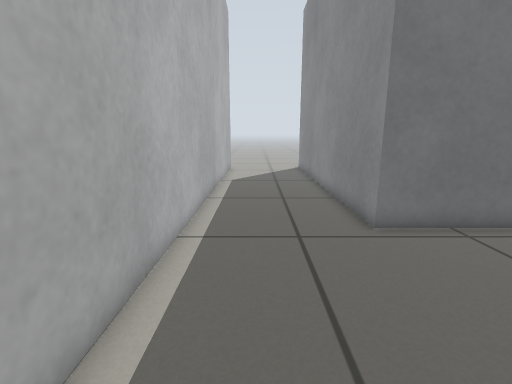
View 1 (above)

18 first-person views from a walk through a Gazebo world. The camera is 0.6 m above the floor, tilts 12° down and sees 85° across. The floor is counted in squares, 0.2 m on a side. Each view is taken from the middle of a square. On the plan, view 1 faces up. The plan holds only what a view shows up to about 20 squares ahead; the rest is blank.

View 2
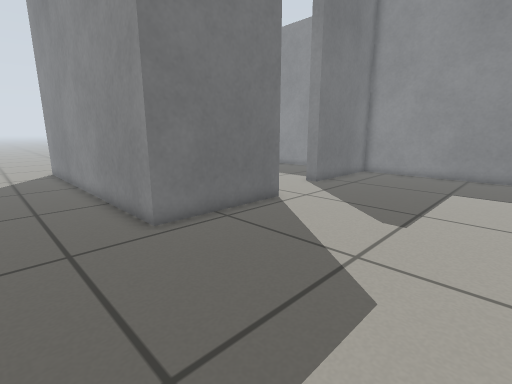

View 3
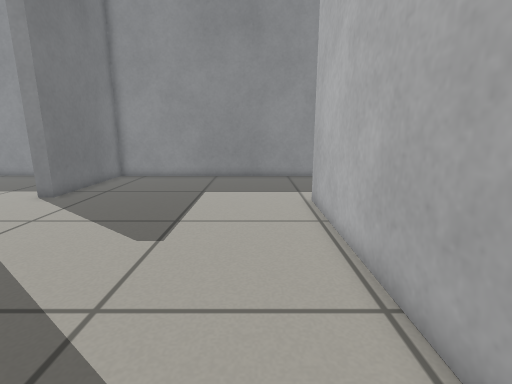

View 4
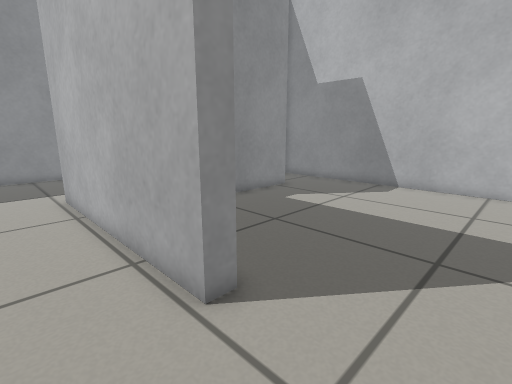

View 5
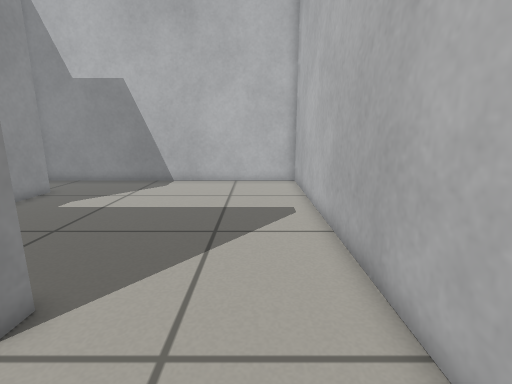

View 6
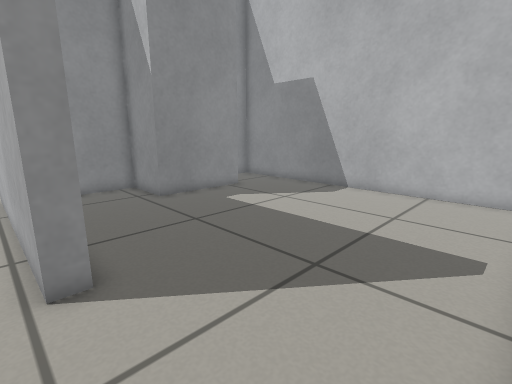

View 7
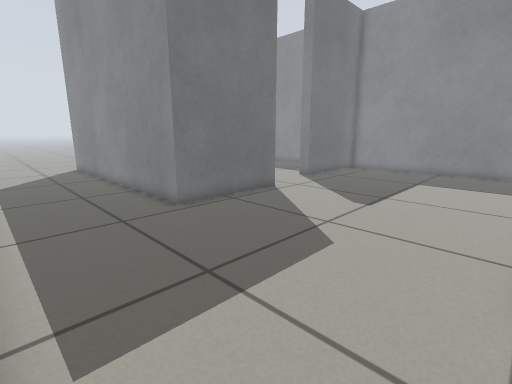

View 8
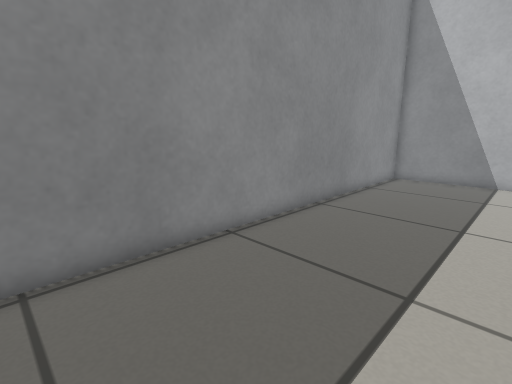

View 9
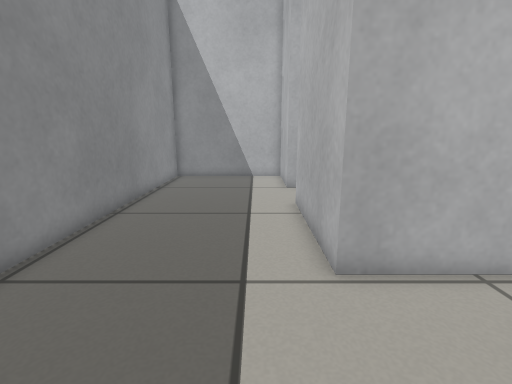

View 10
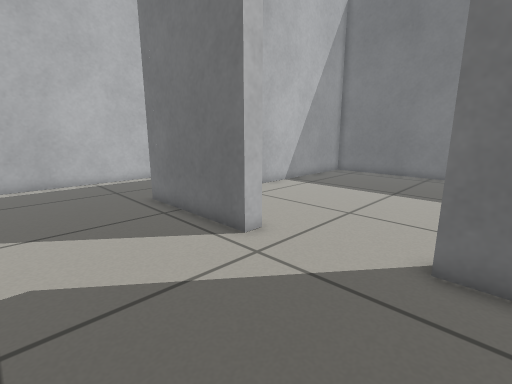

View 11
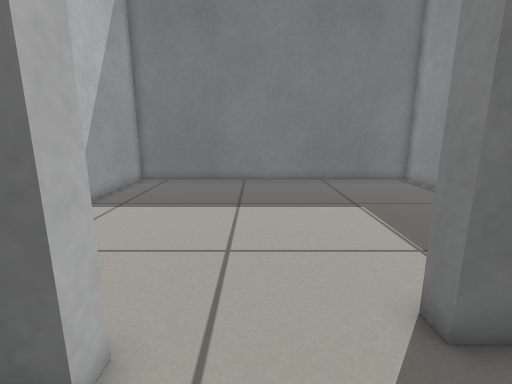

View 12
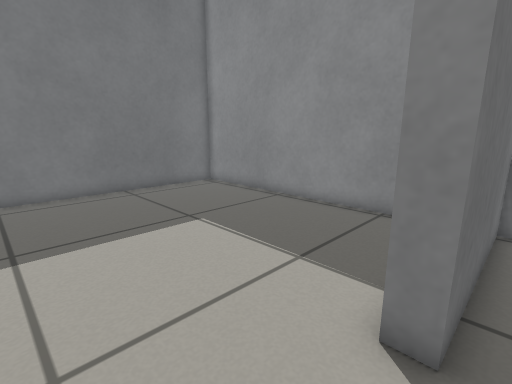

View 13
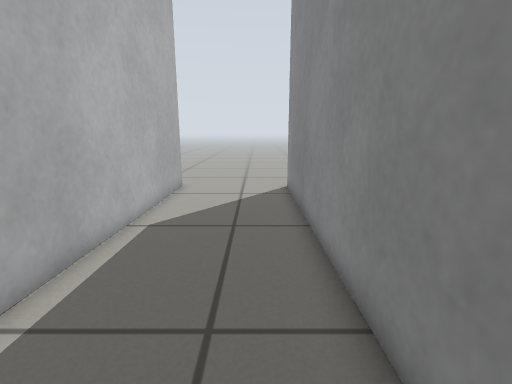

View 14
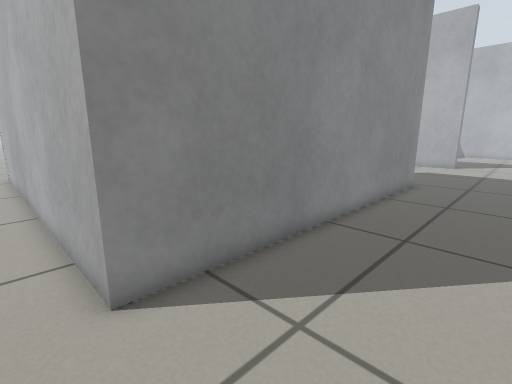

View 15
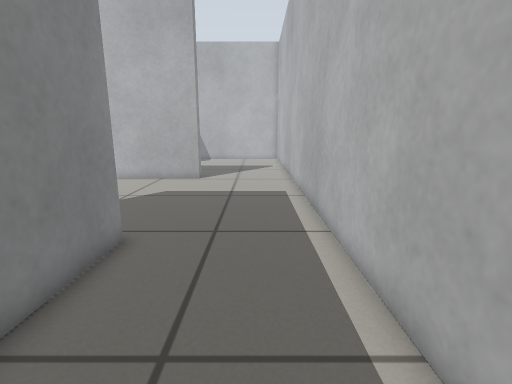

View 16
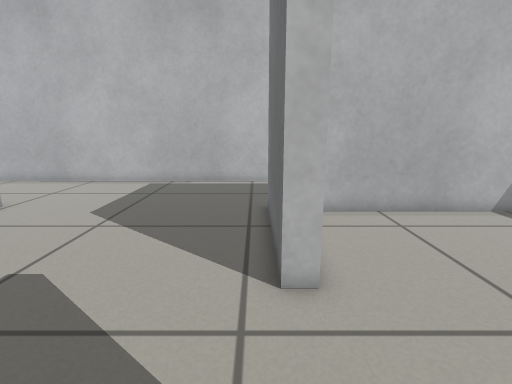

View 17
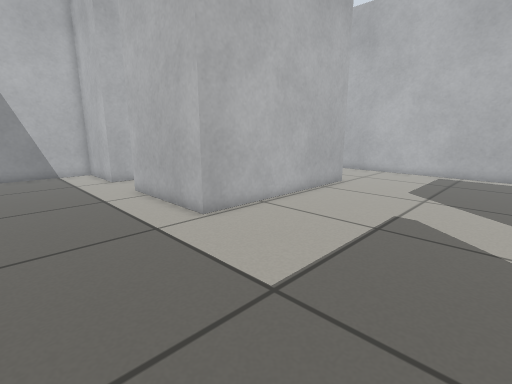

View 18
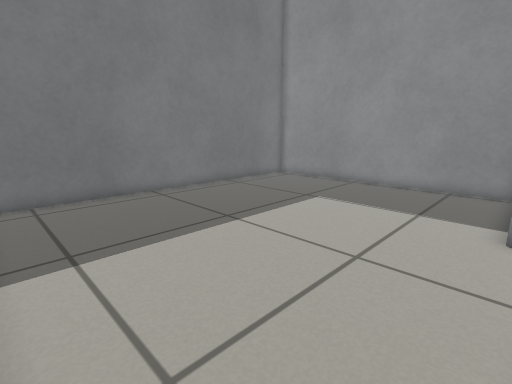

### Floor plan
Points are (right, up) in squares from view 1. A wall is a line through its corners. A room is listed if a view was taken in it or the views show most of it. See-through windows are left out.
Room 1 (views 1, 2, 3, 4, 5, 6, 7, 8, 9, 10, 11, 12, 13, 14, 15, 16, 17)
walls: (10, 9.3) (10, 8.5) (3.8, 8.5) (3.8, 24.7) (22.5, 24.7); (3.8, -2.5) (14.3, -2.5) (14.3, -8.9); (12.9, -12.3) (14.3, -12.3) (14.3, -16.5) (21.5, -16.5) (21.5, 9.5) (14.8, 9.5) (14.8, 10.3); (-2.2, 24.7) (-2.4, -2.5)
ways out: opening at (12.5, 10.8) to room 2; opening at (0.5, -3) to room 3; opening at (-2.5, 25.5)
Room 2 (view 18)
walls: (21.8, 21.4) (21.8, 24) (4.5, 24) (4.5, 10.5); (21.5, 10.5) (21.5, 24)
ways out: opening at (12.5, 10.8) to room 1
Room 3 (no view inside)
walls: (10.5, -13.1) (10.5, -8) (13.5, -8) (13.5, -5.4); (3.8, -3.4) (3.8, -2.5); (13.5, -16.2) (13.5, -15.6); (-2.4, -2.5) (-2.5, -16.5) (13.3, -16.5)
ways out: opening at (0.5, -3) to room 1

Where each view was taken, in squares from view 1:
view 1: 0 up, 0 right, facing up
view 2: 0 up, 0 right, facing up-right
view 3: 0 up, 2 right, facing right
view 4: 0 up, 0 right, facing down-right
view 5: 1 up, 0 right, facing down
view 6: 2 down, 2 left, facing down-right
view 7: 2 down, 2 left, facing up-right
view 8: 3 up, 15 right, facing down-right
view 9: 3 up, 16 right, facing down
view 10: 3 up, 16 right, facing up-left
view 11: 6 up, 12 right, facing up
view 12: 9 up, 11 right, facing up-right
view 13: 9 up, 2 right, facing up
view 14: 26 up, 1 left, facing down-right
view 15: 16 up, 0 right, facing down
view 16: 8 up, 15 right, facing left
view 17: 6 up, 20 right, facing down-left
view 18: 10 up, 5 right, facing up-right
